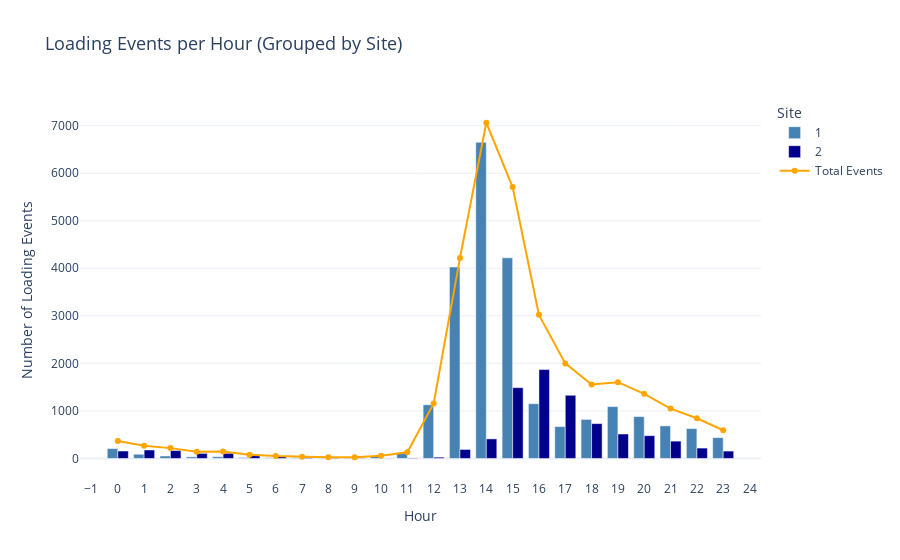

Notebook source saved alongside this figure:
### Code cell
import pandas as pd
import plotly.express as px
import plotly.graph_objects as go

# Print columns of the dataset
print(charging_set.columns)

# Ensure datetime conversion for connectionTime_time
charging_set['connectionTime_time'] = pd.to_datetime(charging_set['connectionTime_time'])
charging_set['hour'] = charging_set['connectionTime_time'].dt.hour

# Function to calculate hourly events combined across sites
def calculate_hourly_events_combined(data):
    hourly_data = []
    for site_id in data['siteID'].unique():
        site_data = data[data['siteID'] == site_id]
        for hour in range(24):
            event_count = len(site_data[site_data['hour'] == hour])
            hourly_data.append({'hour': hour, 'count': event_count, 'siteID': site_id})
    return pd.DataFrame(hourly_data)

# Calculate hourly events for all sites combined
hourly_events_combined = calculate_hourly_events_combined(charging_set)

# Ensure siteID is treated as a categorical variable
hourly_events_combined['siteID'] = hourly_events_combined['siteID'].astype(str)

# Calculate total events per hour (site 1 + site 2)
total_events = hourly_events_combined.groupby('hour')['count'].sum().reset_index()

# Define custom colors for the sites
custom_colors = {
    "1": '#4682B4',  # Darker Blue for Site 1
    "2": '#00008B'   # Dark Blue for Site 2
}

# Plot combined hourly events with site-specific colors
fig = px.bar(
    hourly_events_combined, x='hour', y='count', color='siteID', 
    title='Loading Events per Hour (Grouped by Site)',
    labels={'hour': 'Hour', 'count': 'Number of Loading Events', 'siteID': 'Site'},
    color_discrete_map=custom_colors,  # Apply custom colors
    barmode='group'
)

# Add total events as an orange line
fig.add_trace(
    go.Scatter(
        x=total_events['hour'], 
        y=total_events['count'], 
        mode='lines+markers', 
        name='Total Events',
        line=dict(color='orange', width=2)
    )
)

# Update layout for clear legend and x-axis
fig.update_layout(
    title_font_size=18,
    legend_title_text="Site",
    template="plotly_white",
    xaxis=dict(
        tickmode='linear',
        tick0=0,
        dtick=1  # Ensure every hour is displayed on the x-axis
    )
)

fig.show()

### Figure 1 — Plotly figure (JSON) as saved in the notebook; plotly's stock layout.template omitted (floating-point values rounded to 4 significant figures)
{"data": [{"alignmentgroup": "True", "hovertemplate": "Site=1<br>Hour=%{x}<br>Number of Loading Events=%{y}<extra></extra>", "legendgroup": "1", "marker": {"color": "#4682B4", "pattern": {"shape": ""}}, "name": "1", "offsetgroup": "1", "orientation": "v", "showlegend": true, "textposition": "auto", "type": "bar", "x": [0, 1, 2, 3, 4, 5, 6, 7, 8, 9, 10, 11, 12, 13, 14, 15, 16, 17, 18, 19, 20, 21, 22, 23], "xaxis": "x", "y": [208, 88, 51, 34, 37, 20, 14, 15, 9, 15, 50, 120, 1129, 4027, 6650, 4219, 1151, 670, 821, 1090, 880, 685, 628, 438], "yaxis": "y"}, {"alignmentgroup": "True", "hovertemplate": "Site=2<br>Hour=%{x}<br>Number of Loading Events=%{y}<extra></extra>", "legendgroup": "2", "marker": {"color": "#00008B", "pattern": {"shape": ""}}, "name": "2", "offsetgroup": "2", "orientation": "v", "showlegend": true, "textposition": "auto", "type": "bar", "x": [0, 1, 2, 3, 4, 5, 6, 7, 8, 9, 10, 11, 12, 13, 14, 15, 16, 17, 18, 19, 20, 21, 22, 23], "xaxis": "x", "y": [157, 178, 166, 106, 108, 59, 38, 21, 18, 10, 5, 10, 27, 189, 411, 1489, 1869, 1329, 733, 514, 479, 364, 218, 155], "yaxis": "y"}, {"line": {"color": "orange", "width": 2}, "mode": "lines+markers", "name": "Total Events", "type": "scatter", "x": [0, 1, 2, 3, 4, 5, 6, 7, 8, 9, 10, 11, 12, 13, 14, 15, 16, 17, 18, 19, 20, 21, 22, 23], "y": [365, 266, 217, 140, 145, 79, 52, 36, 27, 25, 55, 130, 1156, 4216, 7061, 5708, 3020, 1999, 1554, 1604, 1359, 1049, 846, 593]}], "layout": {"barmode": "group", "legend": {"title": {"text": "Site"}, "tracegroupgap": 0}, "title": {"font": {"size": 18}, "text": "Loading Events per Hour (Grouped by Site)"}, "xaxis": {"anchor": "y", "domain": [0, 1], "dtick": 1, "tick0": 0, "tickmode": "linear", "title": {"text": "Hour"}}, "yaxis": {"anchor": "x", "domain": [0, 1], "title": {"text": "Number of Loading Events"}}}}
